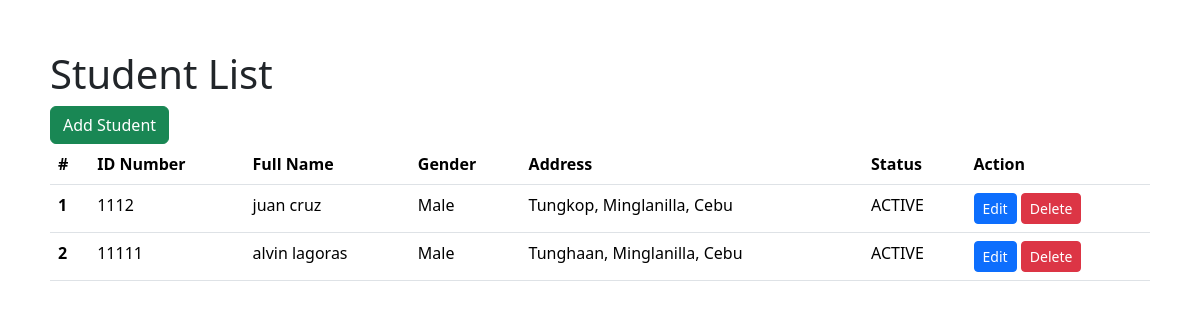
The page / on the database its author committed.
### tables this page shows
CREATE TABLE `student` (
  `student_id` int(50) NOT NULL,
  `student_name` varchar(50) NOT NULL,
  `student_gender` varchar(50) NOT NULL,
  `student_address` varchar(50) NOT NULL,
  `student_status` varchar(50) NOT NULL
);

### index.php (the view, shortened to what this page needs)
<?php
include_once("config.php");
$statement = $conn->prepare("SELECT * FROM student");
$statement->execute();
$student = $statement->fetchAll(PDO::FETCH_ASSOC);
?>
<!doctype html>
<html lang="en">
<head>
    <link href="https://cdn.jsdelivr.net/npm/bootstrap@5.3.3/dist/css/bootstrap.min.css" rel="stylesheet">
    <link rel="stylesheet" href="app.css">
</head>
<body>
    <h1>Student List</h1>
    <a href="create.php" type="button" class="btn btn-success">Add Student</a>
    <table class="table table-hover">
        <thead>
            <tr>
                <th scope="col">#</th>
                <th scope="col">ID Number</th>
                <th scope="col">Full Name</th>
                <th scope="col">Gender</th>
                <th scope="col">Address</th>
                <th scope="col">Status</th>
                <th scope="col">Action</th>
            </tr>
        </thead>
        <tbody>
            <?php foreach ($student as $i => $student): ?>
                <tr>
                    <th scope="row"><?php echo $i + 1 ?></th>
                    <td><?php echo $student['student_id'] ?></td>
                    <td><?php echo $student['student_name'] ?></td>
                    <td><?php echo $student['student_gender'] ?></td>
                    <td><?php echo $student['student_address'] ?></td>
                    <td><?php echo $student['student_status'] ?></td>
                    <td>
                        <a href="update.php?student_id=<?php echo $student['student_id'] ?>" class="btn btn-primary btn-sm">Edit</a>
                        <form action="delete.php" method="post" style="display:inline-block;">
                            <button type="submit" class="btn btn-danger btn-sm">Delete</button>
                        </form>
                    </td>
                </tr>
            <?php endforeach; ?>
        </tbody>
    </table>
</body>
</html>

### app.css (style rules this page uses)
body { padding: 50px; }

### rows shown on the page
student: student_id "1112", student_name "juan cruz", student_gender "Male", student_address "Tungkop, Minglanilla, Cebu", student_status "ACTIVE"
student: student_id "11111", student_name "alvin lagoras", student_gender "Male", student_address "Tunghaan, Minglanilla, Cebu", student_status "ACTIVE"
